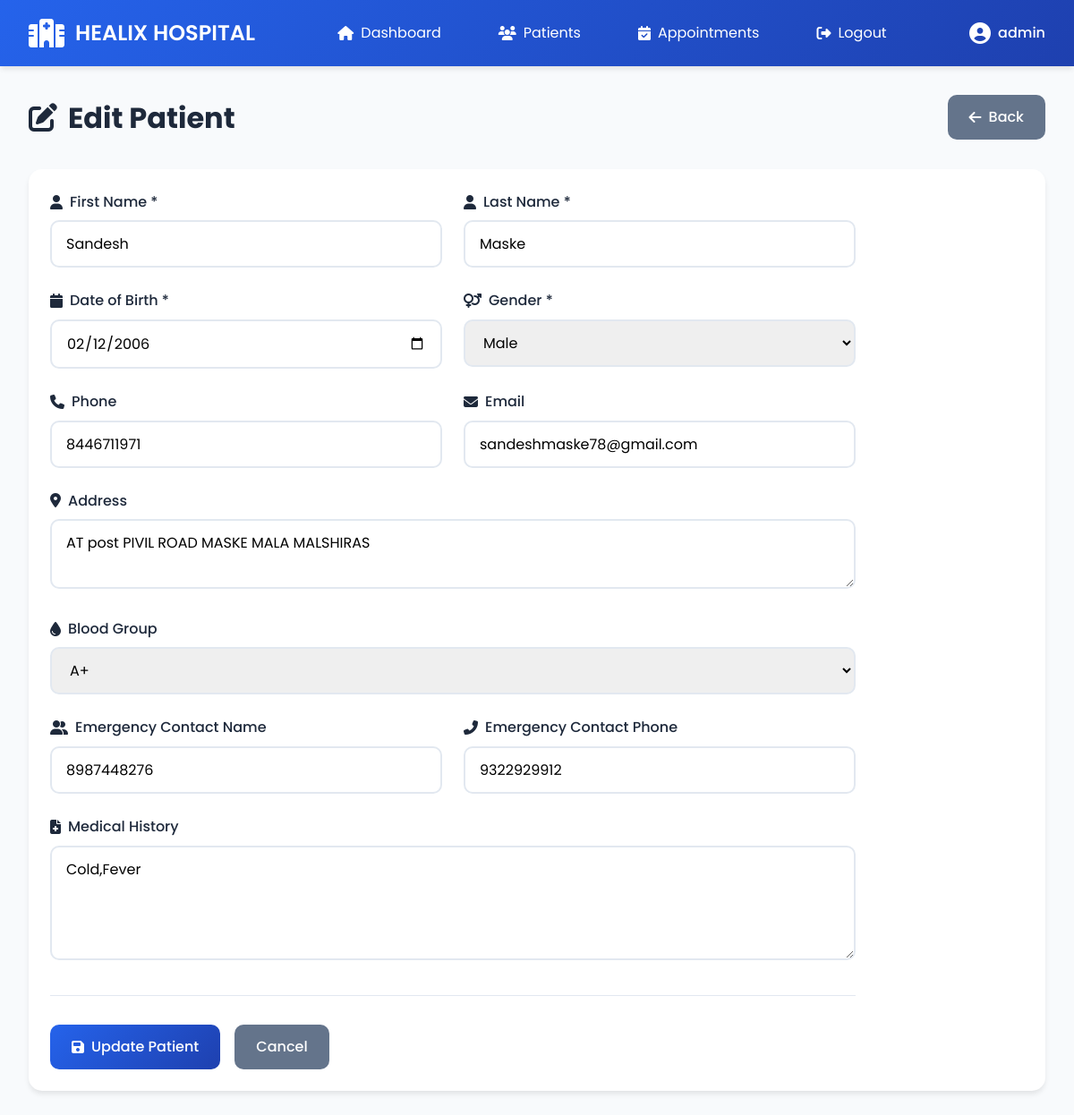
Page /patients/2/edit (signed in) on the committed database.
### tables this page shows
CREATE TABLE patients (
    id INTEGER PRIMARY KEY AUTOINCREMENT,
    patient_id VARCHAR(20) UNIQUE NOT NULL,
    first_name VARCHAR(50) NOT NULL,
    last_name VARCHAR(50) NOT NULL,
    date_of_birth DATE NOT NULL,
    gender VARCHAR(10) NOT NULL,
    phone VARCHAR(15),
    email VARCHAR(100),
    address TEXT,
    blood_group VARCHAR(5),
    emergency_contact_name VARCHAR(100),
    emergency_contact_phone VARCHAR(15),
    medical_history TEXT,
    created_at TIMESTAMP DEFAULT CURRENT_TIMESTAMP,
    updated_at TIMESTAMP DEFAULT CURRENT_TIMESTAMP
);

### app.py (the view, shortened to what this page needs)
@app.route('/patients/<int:patient_id>/edit', methods=['GET', 'POST'])
def edit_patient(patient_id):
    if 'user_id' not in session:
        return redirect(url_for('login'))
    conn = get_db()
    patient = conn.execute('SELECT * FROM patients WHERE id = ?', (patient_id,)).fetchone()
    if not patient:
        conn.close()
        return redirect(url_for('patients'))
    conn.close()
    return render_template('edit_patient.html', patient=patient)

### app.py (called while the page is built)
def get_db():
    conn = sqlite3.connect(DATABASE)
    conn.row_factory = sqlite3.Row
    return conn

### templates/edit_patient.html (shortened to what this page needs)
{% extends "base.html" %}
{% block content %}
<div class="page-container">
    <div class="page-header">
        <h1><i class="fas fa-edit"></i> Edit Patient</h1>
        <a href="{{ url_for('view_patient', patient_id=patient.id) }}" class="btn btn-secondary">
            <i class="fas fa-arrow-left"></i> Back
        </a>
    </div>
    <div class="card">
        <div class="card-body">
            <form method="POST" class="patient-form">
                <div class="form-row">
                    <div class="form-group">
                        <label for="first_name"><i class="fas fa-user"></i> First Name *</label>
                        <input type="text" id="first_name" name="first_name" value="{{ patient.first_name }}" required>
                    </div>
                    <div class="form-group">
                        <label for="last_name"><i class="fas fa-user"></i> Last Name *</label>
                        <input type="text" id="last_name" name="last_name" value="{{ patient.last_name }}" required>
                    </div>
                </div>
                <div class="form-row">
                    <div class="form-group">
                        <label for="date_of_birth"><i class="fas fa-calendar"></i> Date of Birth *</label>
                        <input type="date" id="date_of_birth" name="date_of_birth" value="{{ patient.date_of_birth }}" required>
                    </div>
                    <div class="form-group">
                        <label for="gender"><i class="fas fa-venus-mars"></i> Gender *</label>
                        <select id="gender" name="gender" required>
                            <option value="Male" {% if patient.gender == 'Male' %}selected{% endif %}>Male</option>
                        </select>
                    </div>
                </div>
                <div class="form-row">
                    <div class="form-group">
                        <label for="phone"><i class="fas fa-phone"></i> Phone</label>
                        <input type="tel" id="phone" name="phone" value="{{ patient.phone or '' }}">
                    </div>
                    <div class="form-group">
                        <label for="email"><i class="fas fa-envelope"></i> Email</label>
                        <input type="email" id="email" name="email" value="{{ patient.email or '' }}">
                    </div>
                </div>
                <div class="form-group">
                    <label for="address"><i class="fas fa-map-marker-alt"></i> Address</label>
                    <textarea id="address" name="address" rows="2">{{ patient.address or '' }}</textarea>
                </div>
                <div class="form-row">
                    <div class="form-group">
                        <label for="blood_group"><i class="fas fa-tint"></i> Blood Group</label>
                        <select id="blood_group" name="blood_group">
                            <option value="A+" {% if patient.blood_group == 'A+' %}selected{% endif %}>A+</option>
                        </select>
                    </div>
                </div>
                <div class="form-row">
                    <div class="form-group">
                        <label for="emergency_contact_name"><i class="fas fa-user-friends"></i> Emergency Contact Name</label>
                        <input type="text" id="emergency_contact_name" name="emergency_contact_name" value="{{ patient.emergency_contact_name or '' }}">
                    </div>
                    <div class="form-group">
                        <label for="emergency_contact_phone"><i class="fas fa-phone-alt"></i> Emergency Contact Phone</label>
                        <input type="tel" id="emergency_contact_phone" name="emergency_contact_phone" value="{{ patient.emergency_contact_phone or '' }}">
                    </div>
                </div>
                <div class="form-group">
                    <label for="medical_history"><i class="fas fa-file-medical"></i> Medical History</label>
                    <textarea id="medical_history" name="medical_history" rows="4" placeholder="Enter any relevant medical history...">{{ patient.medical_history or '' }}</textarea>
                </div>
                <div class="form-actions">
                    <button type="submit" class="btn btn-primary">
                        <i class="fas fa-save"></i> Update Patient
                    </button>
                    <a href="{{ url_for('view_patient', patient_id=patient.id) }}" class="btn btn-secondary">Cancel</a>
                </div>
            </form>
        </div>
    </div>
</div>
{% endblock %}

### static/css/style.css (style rules this page uses)
:root { --primary-color: #2563eb; --primary-dark: #1e40af; --secondary-color: #64748b; --success-color: #10b981; --warning-color: #f59e0b; --danger-color: #ef4444; --info-color: #3b82f6; --bg-color: #f8fafc; --card-bg: #ffffff; --text-primary: #1e293b; --text-secondary: #64748b; --border-color: #e2e8f0; --shadow-sm: 0 1px 2px 0 rgba(0, 0, 0, 0.05); --shadow-md: 0 4px 6px -1px rgba(0, 0, 0, 0.1); --shadow-lg: 0 10px 15px -3px rgba(0, 0, 0, 0.1); --shadow-xl: 0 20px 25px -5px rgba(0, 0, 0, 0.1); }
* { margin: 0; padding: 0; box-sizing: border-box; }
body { font-family: 'Poppins', sans-serif; background-color: var(--bg-color); color: var(--text-primary); line-height: 1.6; }
.form-group { margin-bottom: 1.5rem; }
.form-group label { display: block; margin-bottom: 0.5rem; color: var(--text-primary); font-weight: 500; display: flex; align-items: center; gap: 0.5rem; }
.form-group input, .form-group select, .form-group textarea { width: 100%; padding: 0.75rem 1rem; border: 2px solid var(--border-color); border-radius: 10px; font-size: 1rem; font-family: inherit; transition: all 0.3s; }
.form-row { display: grid; grid-template-columns: repeat(auto-fit, minmax(250px, 1fr)); gap: 1.5rem; }
.btn { padding: 0.75rem 1.5rem; border: none; border-radius: 10px; font-size: 1rem; font-weight: 500; cursor: pointer; display: inline-flex; align-items: center; gap: 0.5rem; transition: all 0.3s; text-decoration: none; font-family: inherit; }
.btn-primary { background: linear-gradient(135deg, var(--primary-color), var(--primary-dark)); color: white; }
.btn-secondary { background-color: var(--secondary-color); color: white; }
.page-header { display: flex; justify-content: space-between; align-items: center; margin-bottom: 2rem; flex-wrap: wrap; gap: 1rem; }
.page-header h1 { font-size: 2rem; color: var(--text-primary); display: flex; align-items: center; gap: 0.75rem; }
.card { background: var(--card-bg); border-radius: 15px; box-shadow: var(--shadow-md); overflow: hidden; margin-bottom: 2rem; }
.card-body { padding: 1.5rem; }
.patient-form { max-width: 900px; }
.form-actions { display: flex; gap: 1rem; margin-top: 2rem; padding-top: 2rem; border-top: 1px solid var(--border-color); }
.page-container { animation: fadeIn 0.5s ease-in; }

### rows in the picture
patients: first_name "Sandesh", last_name "Maske", date_of_birth "02/12/2006", gender "Male", phone "8446711971", email "sandeshmaske78@gmail.com", address "AT post PIVIL ROAD MASKE MALA MALSHIRAS", blood_group "A+", emergency_contact_name "8987448276", emergency_contact_phone "9322929912", medical_history "Cold,Fever"

### other values in the picture
{{ session.username }} "admin"
